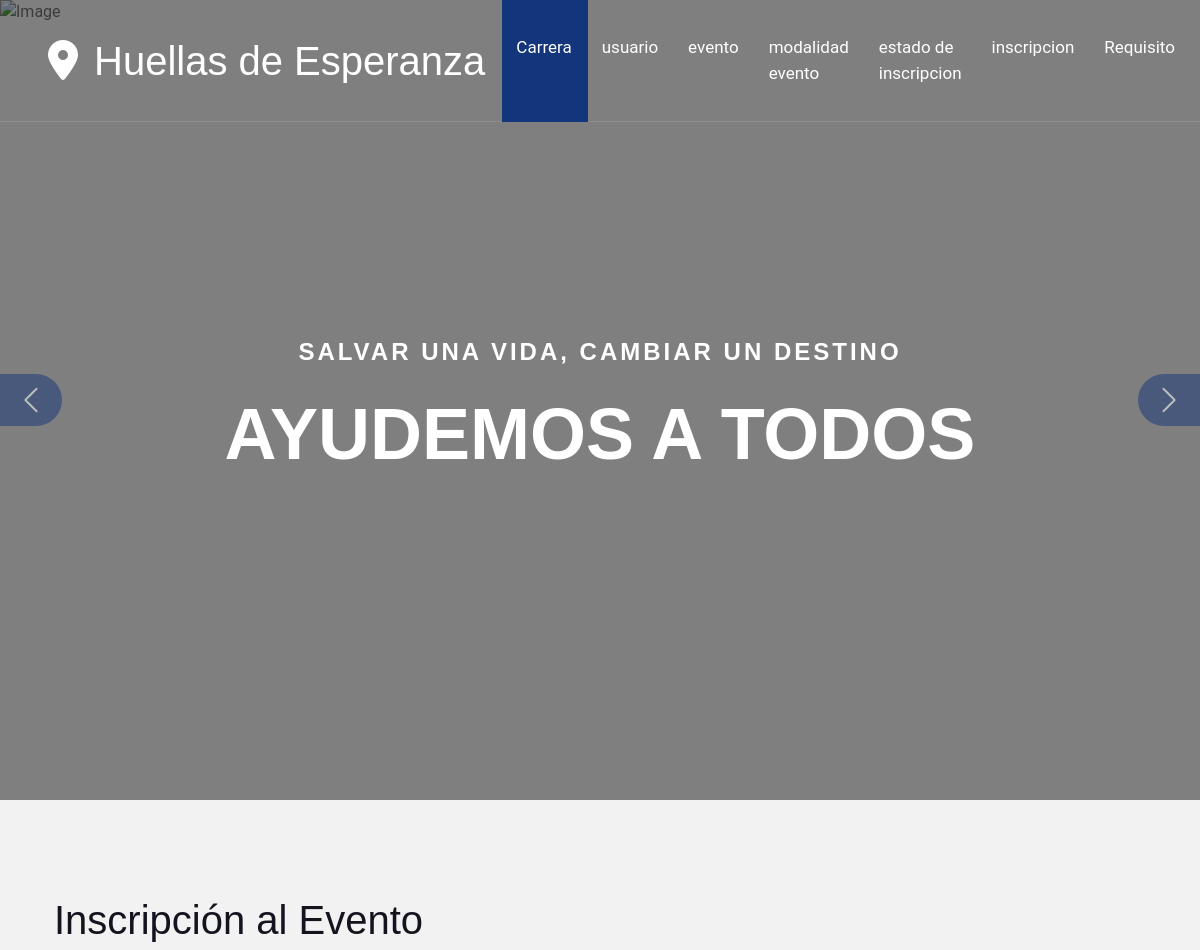
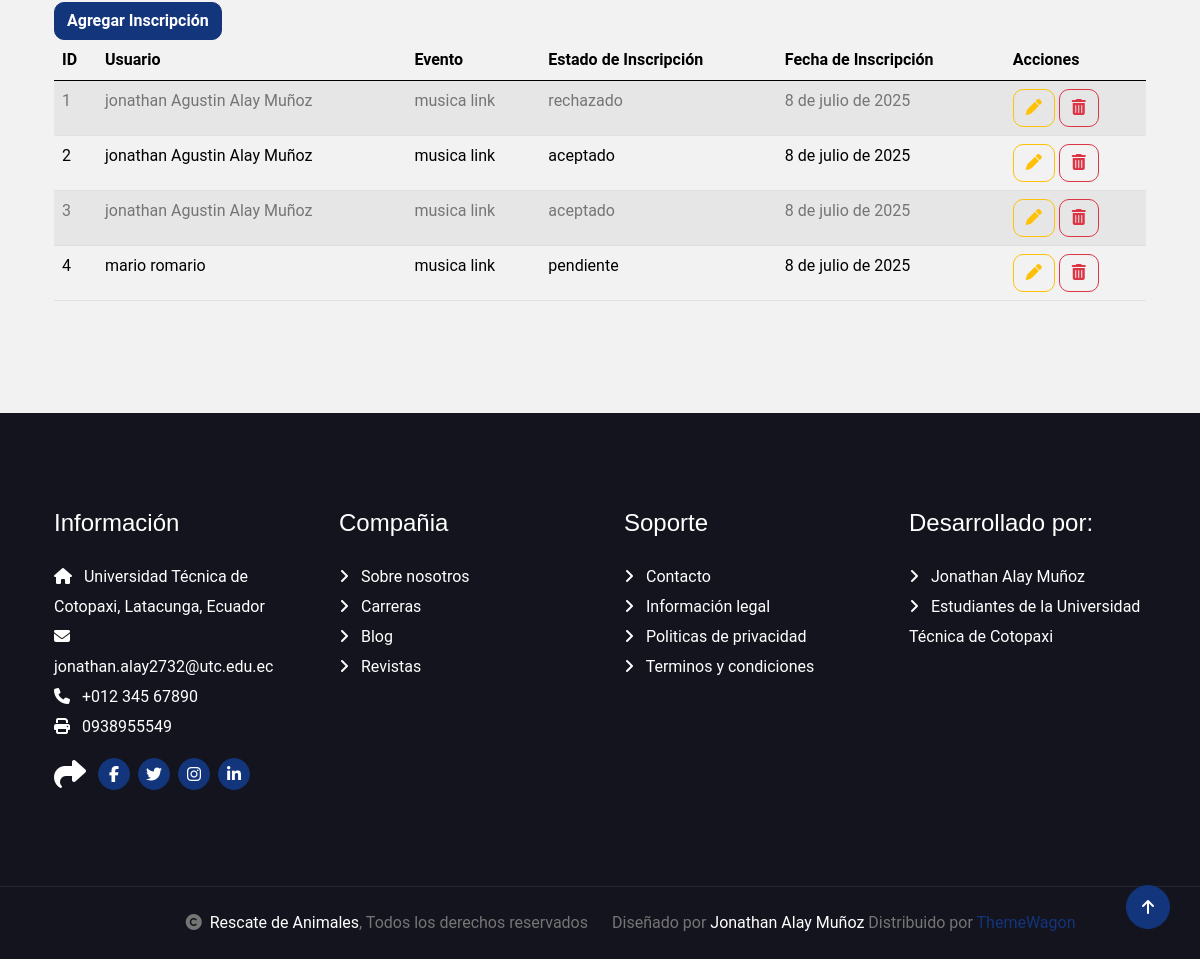
/inscripcion, run on the app's committed database (2 pictures, top to bottom).
### Aplicaciones/Eventos/models.py (models this page shows, shortened)
class Inscripcion(models.Model):
    usuario = models.ForeignKey(Usuario, on_delete=models.CASCADE)
    evento = models.ForeignKey(Evento, on_delete=models.CASCADE)
    estado = models.ForeignKey(EstadoInscripcion, on_delete=models.SET_NULL, null=True)
    fecha_inscripcion = models.DateField(auto_now_add=True)

class Usuario(models.Model):
    nombre_completo = models.CharField(max_length=100)
    correo = models.EmailField(unique=True)
    tipo = models.CharField(max_length=20)  # estudiante, docente, admin
    carrera = models.ForeignKey(Carrera, on_delete=models.SET_NULL, null=True)
    semestre = models.CharField(max_length=10)
    def __str__(self):
        return self.nombre_completo

class Evento(models.Model):
    nombre = models.CharField(max_length=200)
    descripcion = models.TextField()
    fecha_inicio = models.DateField()
    fecha_fin = models.DateField()
    cupos = models.PositiveIntegerField()
    modalidad = models.ForeignKey(ModalidadEvento, on_delete=models.SET_NULL, null=True)
    organizador = models.ForeignKey(Usuario, on_delete=models.CASCADE, related_name='eventos_organizados')
    def __str__(self):
        return self.nombre

class EstadoInscripcion(models.Model):
    nombre = models.CharField(max_length=50)
    def __str__(self):
        return self.nombre

### Aplicaciones/Eventos/views.py (the view)
# urls.py: path('inscripcion', views.inscripcion, name='inscripcion'),
def inscripcion(request):
    inscripciones = Inscripcion.objects.all()
    return render(request, "inscripcion.html", {'inscripciones': inscripciones})

### Aplicaciones/Eventos/templates/inscripcion.html (shortened to what this page needs)
{% extends './plantilla.html'%}
{% block contenido %}
<h1>Inscripción al Evento</h1>
<a href="/nuevaInscripcion" class="btn btn-primary">Agregar Inscripción</a>
<table class="table table-border table-striped table-hover" id ="tbl_lb_inscripciones">
    <thead>
        <tr>
            <th>ID</th>
            <th>Usuario</th>
            <th>Evento</th>
            <th>Estado de Inscripción</th>
            <th>Fecha de Inscripción</th>
            <th>Acciones</th>
        </tr>
    </thead>
    <tbody>
        {% for inscripcion in inscripciones %}
        <tr>
            <td>{{ inscripcion.id }}</td>
            <td>{{ inscripcion.usuario }}</td>
            <td>{{ inscripcion.evento }}</td>
            <td>{{ inscripcion.estado }}</td>
            <td>{{ inscripcion.fecha_inscripcion }}</td>
            <td>
                <a href="editarInscripcion/{{ inscripcion.id }}" class="btn btn-outline-warning">
                    <i class ="fa fa-pen"> </i>
                </a>
                <a href="#"
                onclick = "eliminarInscripcion('{{ inscripcion.id }}');"
                class="btn btn-outline-danger">
                    <i class ="fa fa-trash"> </i>
                </a>
            </td>
        </tr>
        {% endfor %}
    </tbody>
</table>
{% endblock %}

### GestionJA/static/plantilla/travela/css/style.css (style rules this page uses)
.btn { font-weight: 600; transition: .5s; }
.btn.btn-primary { box-shadow: inset 0 0 0 0 var(--bs-primary); }

### data on the page
Inscripcion: id "1", usuario "jonathan Agustin Alay Muñoz", evento "musica link", estado "rechazado", fecha_inscripcion "8 de julio de 2025"
Inscripcion: id "2", usuario "jonathan Agustin Alay Muñoz", evento "musica link", estado "aceptado", fecha_inscripcion "8 de julio de 2025"
Inscripcion: id "3", usuario "jonathan Agustin Alay Muñoz", evento "musica link", estado "aceptado", fecha_inscripcion "8 de julio de 2025"
Inscripcion: id "4", usuario "mario romario", evento "musica link", estado "pendiente", fecha_inscripcion "8 de julio de 2025"
